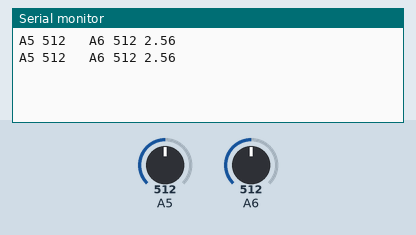
Simulated run of this sketch. Board: Arduino Nano, built with avr-gcc and run on an emulated ATmega328P. On the bench: the last lines printed to the serial monitor. The inputs (shaded band) are chosen by the test bench; at power-on: A5 = 512, A6 = 512.

Above: at 1.2 s.
1.3 s: A5 set to 716
At 2.4 s:
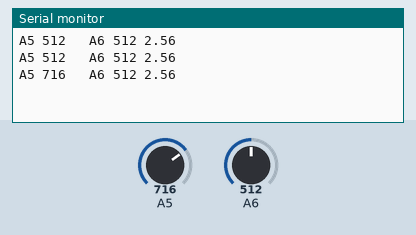
2.8 s: A6 set to 716
At 3.8 s:
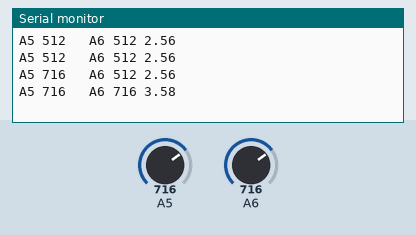
4.3 s: A5 set to 900
At 5.6 s:
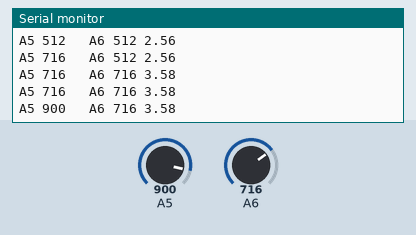
5.8 s: A6 set to 900
At 6.8 s:
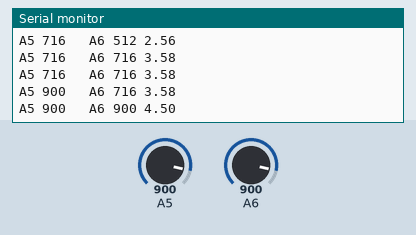
Timing chart, 0 to 8.3 s (numbered marks = the images above; inputs shaded):
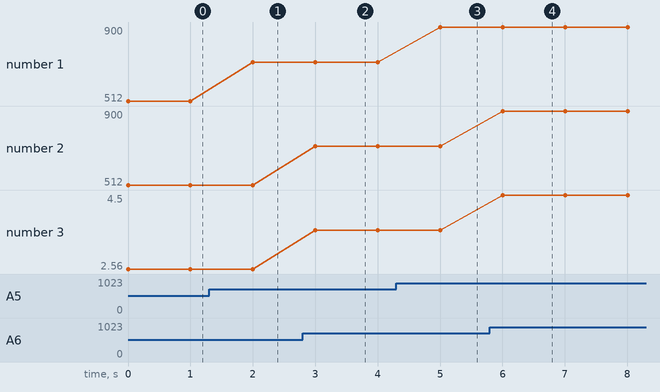

The sketch:

batteryCheck.ino
```cpp
void setup() {
  Serial.begin(9600);
  analogReference(INTERNAL); // internal reference is 2.56V
  pinMode(A5, INPUT);
  pinMode(A6, INPUT);
}

void loop() {
  Serial.print("A5 ");
  Serial.print(analogRead(A5));
  Serial.print("   A6 ");
  Serial.print(analogRead(A6));
  Serial.print(" ");
  Serial.println(((double)analogRead(A6)) / 1024 * 5.12);
  delay(1000);
}
```

Measured:
- after the input at 1.3 s, the serial monitor: prints a new line after 0.70 s (image 1)
- after the input at 2.8 s, the serial monitor: prints a new line after 0.20 s (image 2)
- after the input at 4.3 s, the serial monitor: prints a new line after 0.71 s (image 3)
- after the input at 5.8 s, the serial monitor: prints a new line after 0.21 s (image 4)
- plotted number 1: 512 → 716 after the input at 1.3 s, 716 → 900 after the input at 4.3 s
- plotted number 3: 2.56 → 3.58 after the input at 2.8 s, 3.58 → 4.5 after the input at 5.8 s
